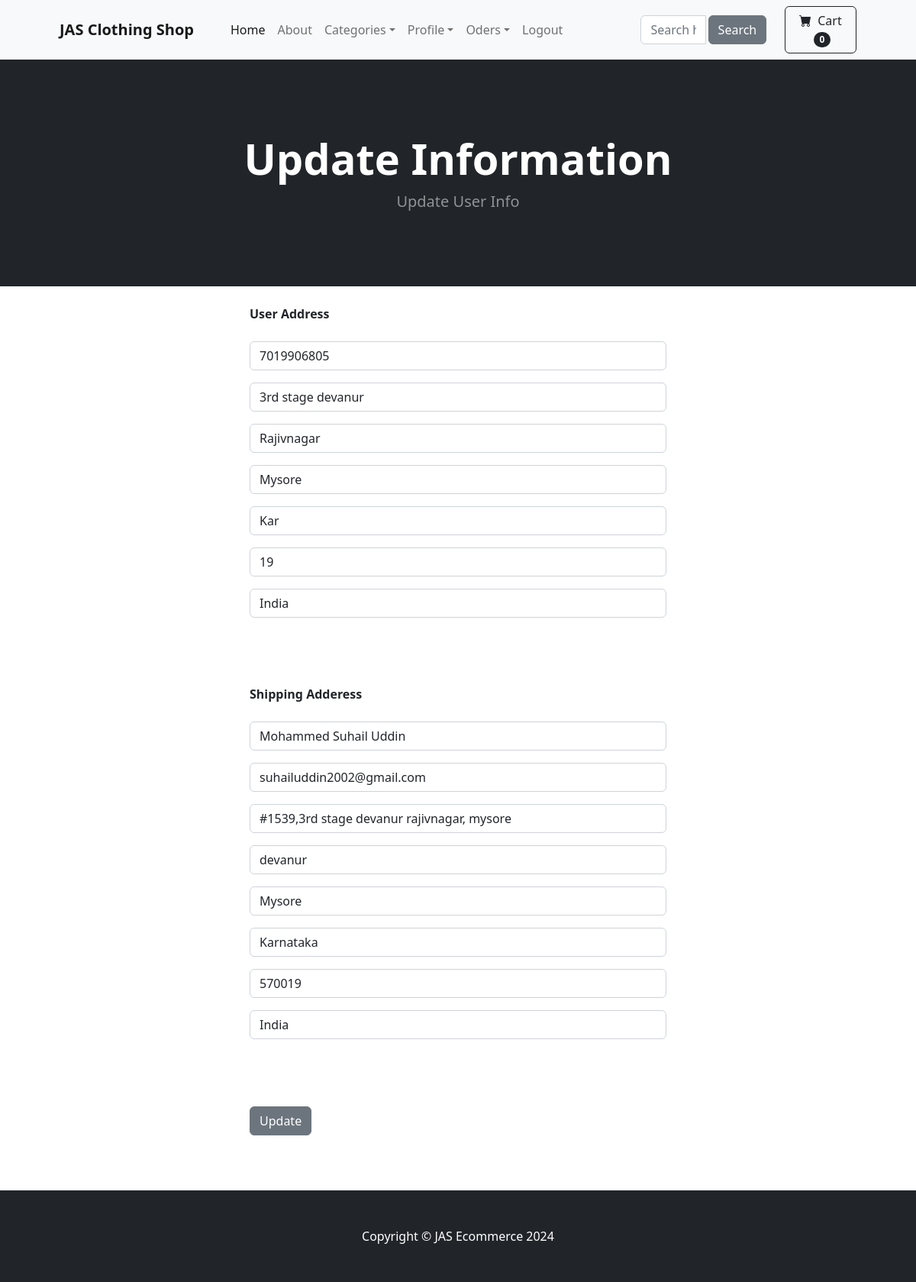
The page /update_info/ (signed in) on the database its author committed.
### my_store/models.py (models this page shows, shortened)
class Profile(models.Model):
    user = models.OneToOneField(User, on_delete=models.CASCADE)
    date = models.DateTimeField(User, auto_now=True)
    phone = models.CharField(max_length=20, blank=True)
    address1 = models.CharField(max_length=200, blank=True)
    address2 = models.CharField(max_length=200, blank=True)
    city = models.CharField(max_length=200, blank=True)
    state = models.CharField(max_length=200, blank=True)
    zipcode = models.CharField(max_length=200, blank=True)
    country = models.CharField(max_length=200, blank=True)
    old_cart = models.CharField(max_length=200, blank=True, null=True)

### payment/models.py (models this page shows, shortened)
class ShippingAddress(models.Model):
    user = models.ForeignKey(User, on_delete=models.CASCADE, null=True, blank=True)
    shipping_full_name = models.CharField(max_length=255)
    shipping_email = models.CharField(max_length=255)
    shipping_address1 = models.CharField(max_length=255)
    shipping_address2 = models.CharField(max_length=255, null=True, blank=True)
    shipping_city = models.CharField(max_length=255)
    shipping_state = models.CharField(max_length=255, null=True, blank=True)
    shipping_zipcode = models.CharField(max_length=255, null=True, blank=True)
    shipping_country = models.CharField(max_length=255)
    class Meta:
        verbose_name_plural = "Shipping Address"

### my_store/views.py (the view)
# urls.py: path('update_info/', views.update_info, name='update_info'),
def update_info(request):
    if request.user.is_authenticated:
        current_user = Profile.objects.get(user__id=request.user.id)
        shipping_user = ShippingAddress.objects.get(user__id=request.user.id)
        form = UserInfoForm(request.POST or None, instance=current_user)
        shipping_form = ShippingAddressForm(request.POST or None, instance=shipping_user)
        if form.is_valid() or shipping_form.is_valid():
            form.save()
            shipping_form.save()
            messages.success(request, 'Your info is updated successfully')
            return redirect('index')
        return render(request, 'update_info.html', {'form':form, 'shipping_form':shipping_form})
    else:
        messages.success(request, 'You Must Be Logged In To Access That Page... ')
        return redirect('index')

### my_store/forms.py
class UserInfoForm(forms.ModelForm):
    phone = forms.CharField(label="", widget=forms.TextInput(attrs={'class':'form-control', 'placeholder':'Phone Number'}), required=False)
    address1 = forms.CharField(label="", widget=forms.TextInput(attrs={'class':'form-control', 'placeholder':'Address 1'}), required=False)
    address2 = forms.CharField(label="", widget=forms.TextInput(attrs={'class':'form-control', 'placeholder':'Address 2'}), required=False)
    city = forms.CharField(label="", widget=forms.TextInput(attrs={'class':'form-control', 'placeholder':'City'}), required=False)
    state = forms.CharField(label="", widget=forms.TextInput(attrs={'class':'form-control', 'placeholder':'State'}), required=False)
    zipcode = forms.CharField(label="", widget=forms.TextInput(attrs={'class':'form-control', 'placeholder':'Zip Code'}), required=False)
    country = forms.CharField(label="", widget=forms.TextInput(attrs={'class':'form-control', 'placeholder':'Country'}), required=False)
    class Meta:
        model = Profile
        fields = ('phone', 'address1', 'address2', 'city', 'state', 'zipcode', 'country')

### cart/cart.py (called while the page is built)
    def __len__(self):
        return len(self.cart)

### cart/context_processors.py (called while the page is built)
def cart(request):
    return {'cart': Cart(request)}

### my_store/templates/update_info.html (shortened to what this page needs)
{% extends 'base.html' %}
{% block content %}
<header class="bg-dark py-5">
    <div class="container px-4 px-lg-5 my-5">
        <div class="text-center text-white">
            <h1 class="display-4 fw-bolder">Update Information</h1>
            <p class="lead fw-normal text-white-50 mb-0">Update User Info</p>
        </div>
    </div>
</header>
    <div class="container">
        <div class="row">
                <div class="col-md-6 offset-md-3"><br/>
                    <strong>User Address</strong>
                    <br/><br/>
                    <form action="{% url 'update_info' %}" method="POST">
                        {{ form.as_p }}
                        <br/><br/><br/>
                        <strong>Shipping Adderess</strong>
                        <br/><br/>
                        {{ shipping_form.as_p }}
                        <br/><br/><br/>
                        <button type="submit" class="btn btn-secondary">Update</button><br/><br/>
                      </form>
                      <br/><br/>
                </div>
        </div>
    </div>
{% endblock %}

### rows shown on the page
Profile: phone "7019906805", address1 "3rd stage devanur", address2 "Rajivnagar", city "Mysore", state "Kar", zipcode "19", country "India"
ShippingAddress: shipping_full_name "Mohammed Suhail Uddin", shipping_email "suhailuddin2002@gmail.com", shipping_address1 "#1539,3rd stage devanur rajivnagar, mysore", shipping_address2 "devanur", shipping_city "Mysore", shipping_state "Karnataka", shipping_zipcode "570019", shipping_country "India"

### other values the page prints
{{ cart|length }} "0"
